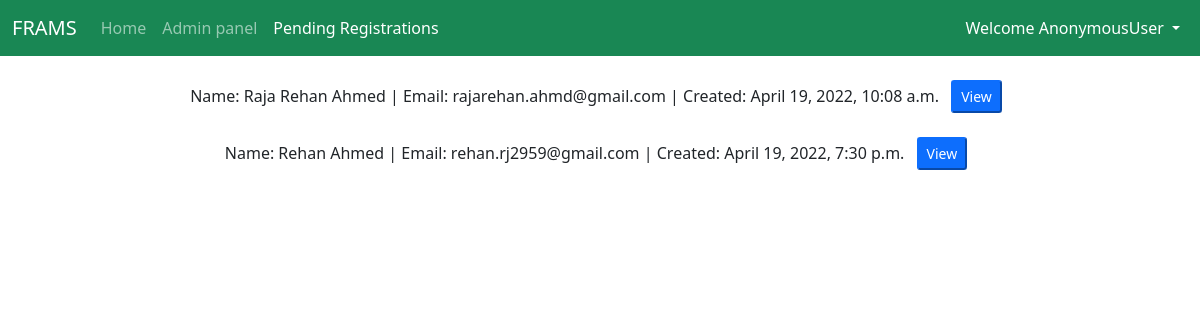
/pendingRegistrations/, run on the app's committed database.
### progoffice/models.py (models this page shows, shortened)
class PendingRegistration(models.Model):
    id = models.AutoField
    teacher_id = models.ForeignKey(Teacher, on_delete=models.CASCADE)

class Teacher(models.Model):
    Teacher_Statuses = (
        ('V', 'visiting'),
        ('P', 'permanent'),
    )
    Teacher_designations = (
        ('P', 'professor'),
        ('AP', 'asst. professor')
    )
    user_id = models.ForeignKey(User, on_delete=models.CASCADE, unique=True)
    teacher_name = models.CharField(max_length=50)
    teacher_designation = models.CharField(max_length=2, choices=Teacher_designations)
    teacher_status = models.CharField(max_length=1, choices=Teacher_Statuses)
    created_at = models.DateTimeField(auto_now_add=True)

### frams/views.py (the view, shortened to what this page needs)
# urls.py: path('pendingRegistrations/', views.pendingRegistrations, name="pendingRegistrations"),
def pendingRegistrations(request):
    pendingRegs = PendingRegistration.objects.all()
    return render(request, 'authentication/pending_registration.html', {'pendingRegs': pendingRegs})

### templates/authentication/pending_registration.html (shortened to what this page needs)
<!doctype html>
<html lang="en">
  <head>
    <link href="https://cdn.jsdelivr.net/npm/bootstrap@5.1.3/dist/css/bootstrap.min.css" rel="stylesheet">
  </head>
  <body class="text-center">
    <nav class="navbar navbar-expand-lg navbar-dark bg-success">
      <div class="container-fluid">
        <a class="navbar-brand" href="/">FRAMS</a>
        <div class="collapse navbar-collapse" id="navbarSupportedContent">
          <ul class="navbar-nav me-auto mb-2 mb-lg-0">
            <li class="nav-item">
              <a class="nav-link" aria-current="page" href="/">Home</a>
            </li>
            <li class="nav-item">
              <a class="nav-link" href="/admin">Admin panel</a>
            </li>
            <li class="nav-item">
                <a class="nav-link active" href="/pendingRegistrations">Pending Registrations</a>
              </li>
          </ul>
          <ul class="navbar-nav ml-auto">
            <li class="nav-item dropdown">
              <a class="nav-link dropdown-toggle active" href="#" id="navbarDropdown" role="button" data-bs-toggle="dropdown" aria-expanded="false">
                Welcome {{ request.user }}
              </a>
            </li>
          </ul>
        </div>
      </div>
    </nav>
    {% for reg in pendingRegs %}
      <div class="container my-4">
          Name: {{ reg.teacher_id.teacher_name }} | Email: {{ reg.teacher_id.user_id.email }} | Created: {{ reg.teacher_id.created_at }} <form style="display: inline;" method="post" action="/pendingRegistrations/">{% csrf_token %}<input type="hidden" name="email" value="{{ reg.teacher_id.user_id.email }}"><input type="submit" value="View" class="mx-2 btn-sm btn-primary"></form>
      </div>
    {% endfor %}
  </body>
</html>

### data on the page
PendingRegistration: teacher_id.teacher_name "Raja Rehan Ahmed", teacher_id.user_id.email "rajarehan.ahmd@gmail.com", teacher_id.created_at "April 19, 2022, 10:08 a.m."
PendingRegistration: teacher_id.teacher_name "Rehan Ahmed", teacher_id.user_id.email "rehan.rj2959@gmail.com", teacher_id.created_at "April 19, 2022, 7:30 p.m."

### other printed values
{{ request.user }} "AnonymousUser"
